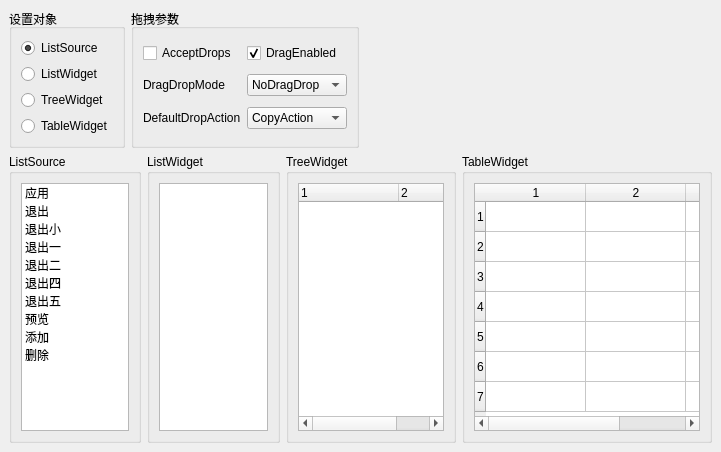
<?xml version="1.0" encoding="UTF-8"?>
<ui version="4.0">
 <class>DDWidget</class>
 <widget class="QMainWindow" name="DDWidget">
  <property name="geometry">
   <rect>
    <x>0</x>
    <y>0</y>
    <width>721</width>
    <height>452</height>
   </rect>
  </property>
  <property name="windowTitle">
   <string>DDWidget</string>
  </property>
  <widget class="QWidget" name="centralwidget">
   <layout class="QVBoxLayout" name="verticalLayout">
    <item>
     <layout class="QHBoxLayout" name="hlayoutP">
      <item>
       <widget class="QGroupBox" name="groupO">
        <property name="title">
         <string>设置对象</string>
        </property>
        <layout class="QGridLayout" name="gridLayout_2">
         <item row="0" column="0">
          <widget class="QRadioButton" name="radioSrc">
           <property name="text">
            <string>ListSource</string>
           </property>
           <property name="checked">
            <bool>true</bool>
           </property>
          </widget>
         </item>
         <item row="1" column="0">
          <widget class="QRadioButton" name="radioList">
           <property name="text">
            <string>ListWidget</string>
           </property>
          </widget>
         </item>
         <item row="2" column="0">
          <widget class="QRadioButton" name="radioTree">
           <property name="text">
            <string>TreeWidget</string>
           </property>
          </widget>
         </item>
         <item row="3" column="0">
          <widget class="QRadioButton" name="radioTable">
           <property name="text">
            <string>TableWidget</string>
           </property>
          </widget>
         </item>
        </layout>
       </widget>
      </item>
      <item>
       <widget class="QGroupBox" name="groupParam">
        <property name="title">
         <string>拖拽参数</string>
        </property>
        <layout class="QGridLayout" name="gridLayout">
         <item row="0" column="0">
          <widget class="QCheckBox" name="chkAcceptDrop">
           <property name="text">
            <string>AcceptDrops</string>
           </property>
          </widget>
         </item>
         <item row="0" column="1">
          <widget class="QCheckBox" name="chkDragEnable">
           <property name="text">
            <string>DragEnabled</string>
           </property>
           <property name="checked">
            <bool>true</bool>
           </property>
          </widget>
         </item>
         <item row="1" column="0">
          <widget class="QLabel" name="labMode">
           <property name="text">
            <string>DragDropMode</string>
           </property>
          </widget>
         </item>
         <item row="1" column="1">
          <widget class="QComboBox" name="comboMode">
           <item>
            <property name="text">
             <string extracomment="0">NoDragDrop</string>
            </property>
           </item>
           <item>
            <property name="text">
             <string extracomment="1">DragOnly</string>
            </property>
           </item>
           <item>
            <property name="text">
             <string extracomment="2">DropOnly</string>
            </property>
           </item>
           <item>
            <property name="text">
             <string extracomment="3">DragDrop</string>
            </property>
           </item>
           <item>
            <property name="text">
             <string extracomment="4">InternalMove</string>
            </property>
           </item>
          </widget>
         </item>
         <item row="2" column="0">
          <widget class="QLabel" name="labAction">
           <property name="text">
            <string>DefaultDropAction</string>
           </property>
          </widget>
         </item>
         <item row="2" column="1">
          <widget class="QComboBox" name="comboAction">
           <item>
            <property name="text">
             <string>CopyAction</string>
            </property>
           </item>
           <item>
            <property name="text">
             <string>MoveAction</string>
            </property>
           </item>
           <item>
            <property name="text">
             <string>LinkAction</string>
            </property>
           </item>
           <item>
            <property name="text">
             <string>IgnoreAction</string>
            </property>
           </item>
          </widget>
         </item>
        </layout>
       </widget>
      </item>
      <item>
       <spacer name="horizontalSpacer">
        <property name="orientation">
         <enum>Qt::Horizontal</enum>
        </property>
        <property name="sizeHint" stdset="0">
         <size>
          <width>118</width>
          <height>20</height>
         </size>
        </property>
       </spacer>
      </item>
     </layout>
    </item>
    <item>
     <layout class="QHBoxLayout" name="hlayoutO">
      <item>
       <widget class="QGroupBox" name="groupSrc">
        <property name="title">
         <string>ListSource</string>
        </property>
        <layout class="QGridLayout" name="gridLayout_6">
         <item row="0" column="0">
          <widget class="QListWidget" name="listWidgetSrc">
           <property name="dragEnabled">
            <bool>true</bool>
           </property>
           <property name="dragDropMode">
            <enum>QAbstractItemView::DragDrop</enum>
           </property>
           <item>
            <property name="text">
             <string>应用</string>
            </property>
            <property name="icon">
             <iconset resource="res.qrc">
              <normaloff>:/icon/apply.svg</normaloff>:/icon/apply.svg</iconset>
            </property>
           </item>
           <item>
            <property name="text">
             <string>退出</string>
            </property>
            <property name="icon">
             <iconset resource="res.qrc">
              <normaloff>:/icon/tuichu.svg</normaloff>:/icon/tuichu.svg</iconset>
            </property>
           </item>
           <item>
            <property name="text">
             <string>退出小</string>
            </property>
            <property name="icon">
             <iconset resource="res.qrc">
              <normaloff>:/icon/tuichu_1.svg</normaloff>:/icon/tuichu_1.svg</iconset>
            </property>
           </item>
           <item>
            <property name="text">
             <string>退出一</string>
            </property>
            <property name="icon">
             <iconset resource="res.qrc">
              <normaloff>:/icon/tuichu_2.svg</normaloff>:/icon/tuichu_2.svg</iconset>
            </property>
           </item>
           <item>
            <property name="text">
             <string>退出二</string>
            </property>
            <property name="icon">
             <iconset resource="res.qrc">
              <normaloff>:/icon/tuichu_3.svg</normaloff>:/icon/tuichu_3.svg</iconset>
            </property>
           </item>
           <item>
            <property name="text">
             <string>退出四</string>
            </property>
            <property name="icon">
             <iconset resource="res.qrc">
              <normaloff>:/icon/tuichu_4.svg</normaloff>:/icon/tuichu_4.svg</iconset>
            </property>
           </item>
           <item>
            <property name="text">
             <string>退出五</string>
            </property>
            <property name="icon">
             <iconset resource="res.qrc">
              <normaloff>:/icon/tuichuchengxu.svg</normaloff>:/icon/tuichuchengxu.svg</iconset>
            </property>
           </item>
           <item>
            <property name="text">
             <string>预览</string>
            </property>
            <property name="icon">
             <iconset resource="res.qrc">
              <normaloff>:/icon/yulanmoshi.svg</normaloff>:/icon/yulanmoshi.svg</iconset>
            </property>
           </item>
           <item>
            <property name="text">
             <string>添加</string>
            </property>
            <property name="icon">
             <iconset resource="res.qrc">
              <normaloff>:/icon/tianjiahang.svg</normaloff>:/icon/tianjiahang.svg</iconset>
            </property>
           </item>
           <item>
            <property name="text">
             <string>删除</string>
            </property>
            <property name="icon">
             <iconset resource="res.qrc">
              <normaloff>:/icon/shanchuhang.svg</normaloff>:/icon/shanchuhang.svg</iconset>
            </property>
           </item>
          </widget>
         </item>
        </layout>
       </widget>
      </item>
      <item>
       <widget class="QGroupBox" name="groupList">
        <property name="title">
         <string>ListWidget</string>
        </property>
        <layout class="QGridLayout" name="gridLayout_5">
         <item row="0" column="0">
          <widget class="QListWidget" name="listWidget"/>
         </item>
        </layout>
       </widget>
      </item>
      <item>
       <widget class="QGroupBox" name="groupTree">
        <property name="minimumSize">
         <size>
          <width>170</width>
          <height>0</height>
         </size>
        </property>
        <property name="title">
         <string>TreeWidget</string>
        </property>
        <layout class="QGridLayout" name="gridLayout_4">
         <item row="0" column="0">
          <widget class="QTreeWidget" name="treeWidget">
           <property name="minimumSize">
            <size>
             <width>0</width>
             <height>0</height>
            </size>
           </property>
           <property name="columnCount">
            <number>2</number>
           </property>
           <column>
            <property name="text">
             <string notr="true">1</string>
            </property>
           </column>
           <column>
            <property name="text">
             <string notr="true">2</string>
            </property>
           </column>
          </widget>
         </item>
        </layout>
       </widget>
      </item>
      <item>
       <widget class="QGroupBox" name="groupTable">
        <property name="minimumSize">
         <size>
          <width>250</width>
          <height>0</height>
         </size>
        </property>
        <property name="title">
         <string>TableWidget</string>
        </property>
        <layout class="QGridLayout" name="gridLayout_3">
         <item row="0" column="0">
          <widget class="QTableWidget" name="tableWidget">
           <property name="minimumSize">
            <size>
             <width>0</width>
             <height>0</height>
            </size>
           </property>
           <property name="dragDropMode">
            <enum>QAbstractItemView::DragDrop</enum>
           </property>
           <property name="rowCount">
            <number>7</number>
           </property>
           <property name="columnCount">
            <number>3</number>
           </property>
           <row/>
           <row/>
           <row/>
           <row/>
           <row/>
           <row/>
           <row/>
           <column/>
           <column/>
           <column/>
          </widget>
         </item>
        </layout>
       </widget>
      </item>
     </layout>
    </item>
   </layout>
  </widget>
 </widget>
 <resources>
  <include location="res.qrc"/>
 </resources>
 <connections/>
</ui>
